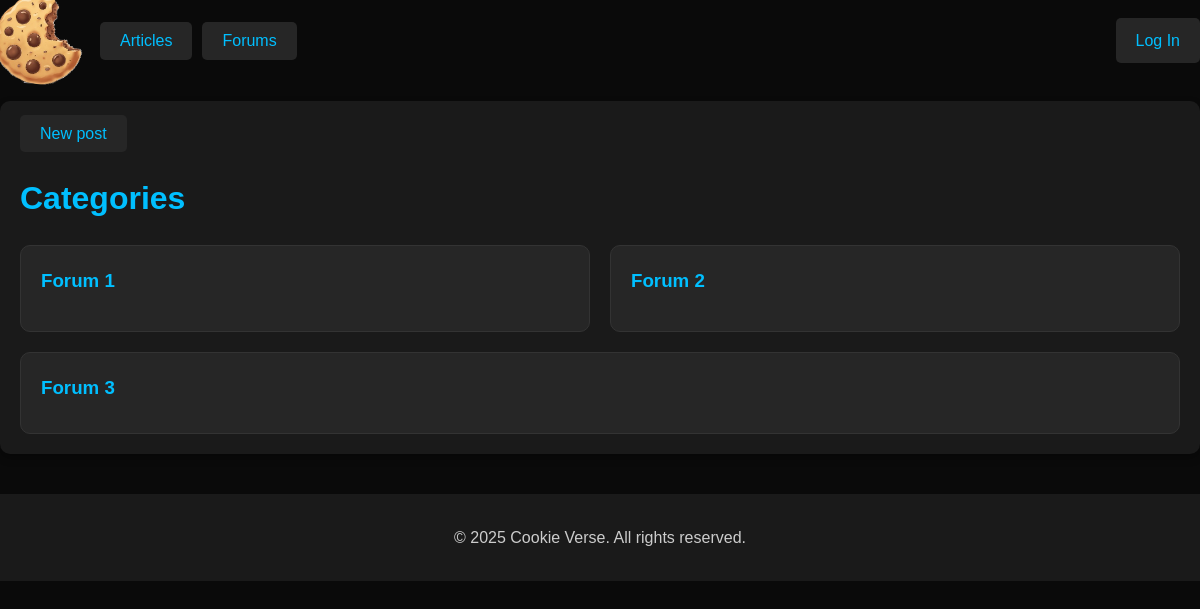
Before: /forum/ with the older database file.
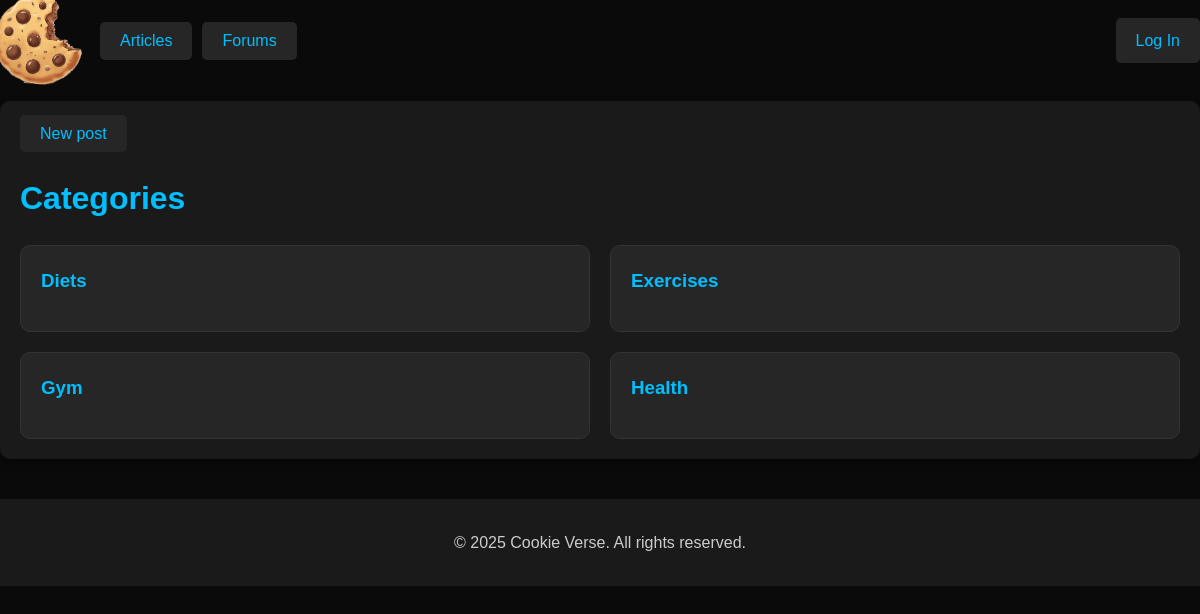
After: the same page with the newer database file.
### CookieTracker/models.py (models this page shows)
class Forum(models.Model):
    name = models.CharField(max_length=2048)

### CookieTracker/view/forum.py (the view)
# urls.py: path('forum/', forum.forum, name='forum'),
def forum(request):
    forums = Forum.objects.all()
    context = {
        'forums': []
    }
    for f in forums:
        forum_data = {
            'forum': f,
            'posts': Post.objects.filter(forum=f)
        }
        context['forums'].append(forum_data)
    print(context)
    return render(request, 'forums.html', context)

### CookieTracker/templates/forums.html (shortened to what this page needs)
{% extends 'base.html' %}
{% block content %}
<section class="top-articles">
    <a href="{% url 'newpost' %}" class="btn">New post</a>
    <h2>Categories</h2>
    <div class="article-list">
        {% for forum_data in forums %}
        <div class="article-item">
            <h3>
                <a href="/forums/{{ forum_data.forum.id }}">
                    {{ forum_data.forum.name }}
                </a>
            </h3>
        </div>
        {% endfor %}
    </div>
  </section>
{% endblock content %}

Changed rows visible on the page:
changed Forum: forum.name "Forum 1" → "Diets"
changed Forum: forum.name "Forum 2" → "Exercises"
changed Forum: forum.name "Forum 3" → "Gym"
added Forum: forum.name "Health"
